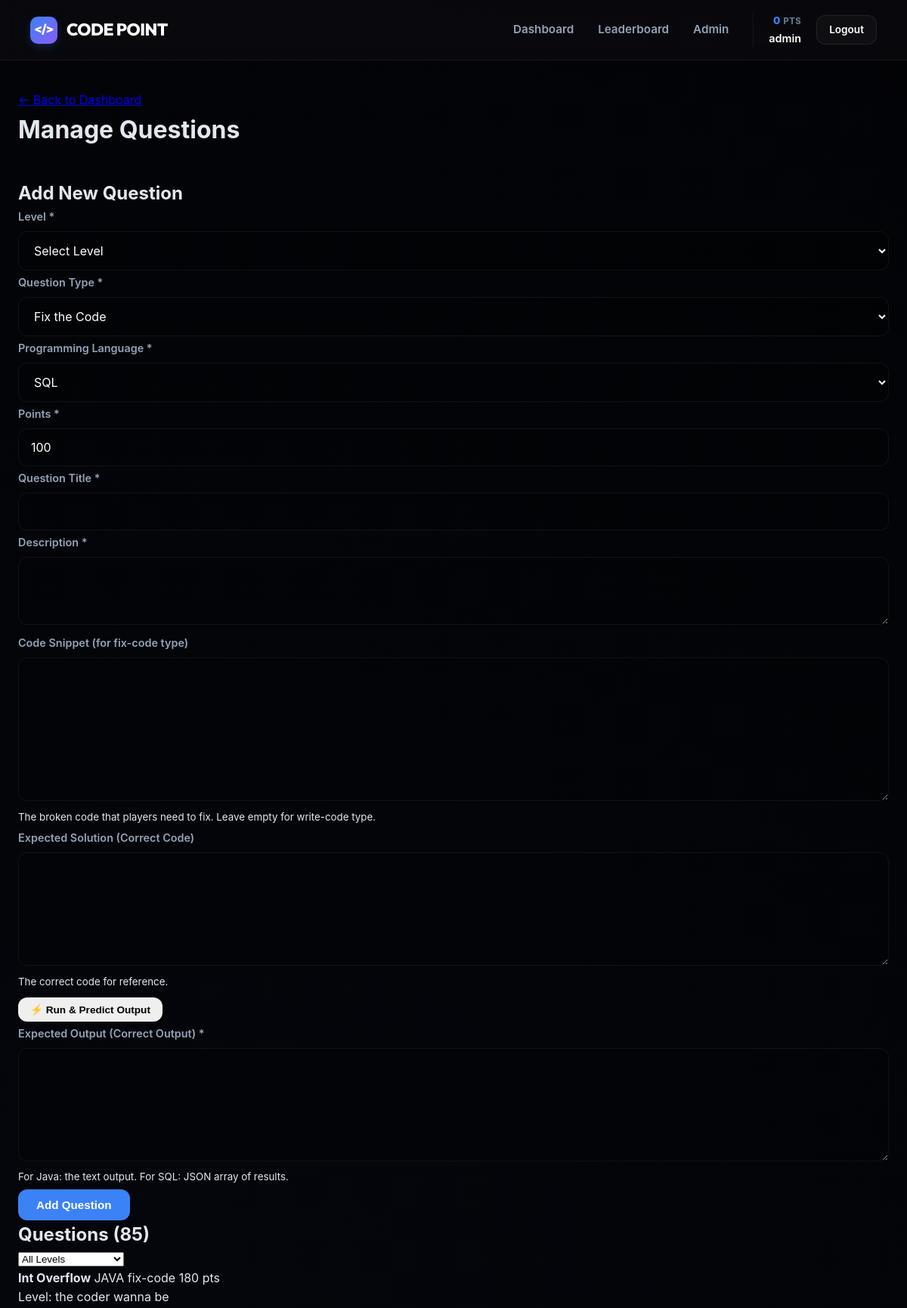
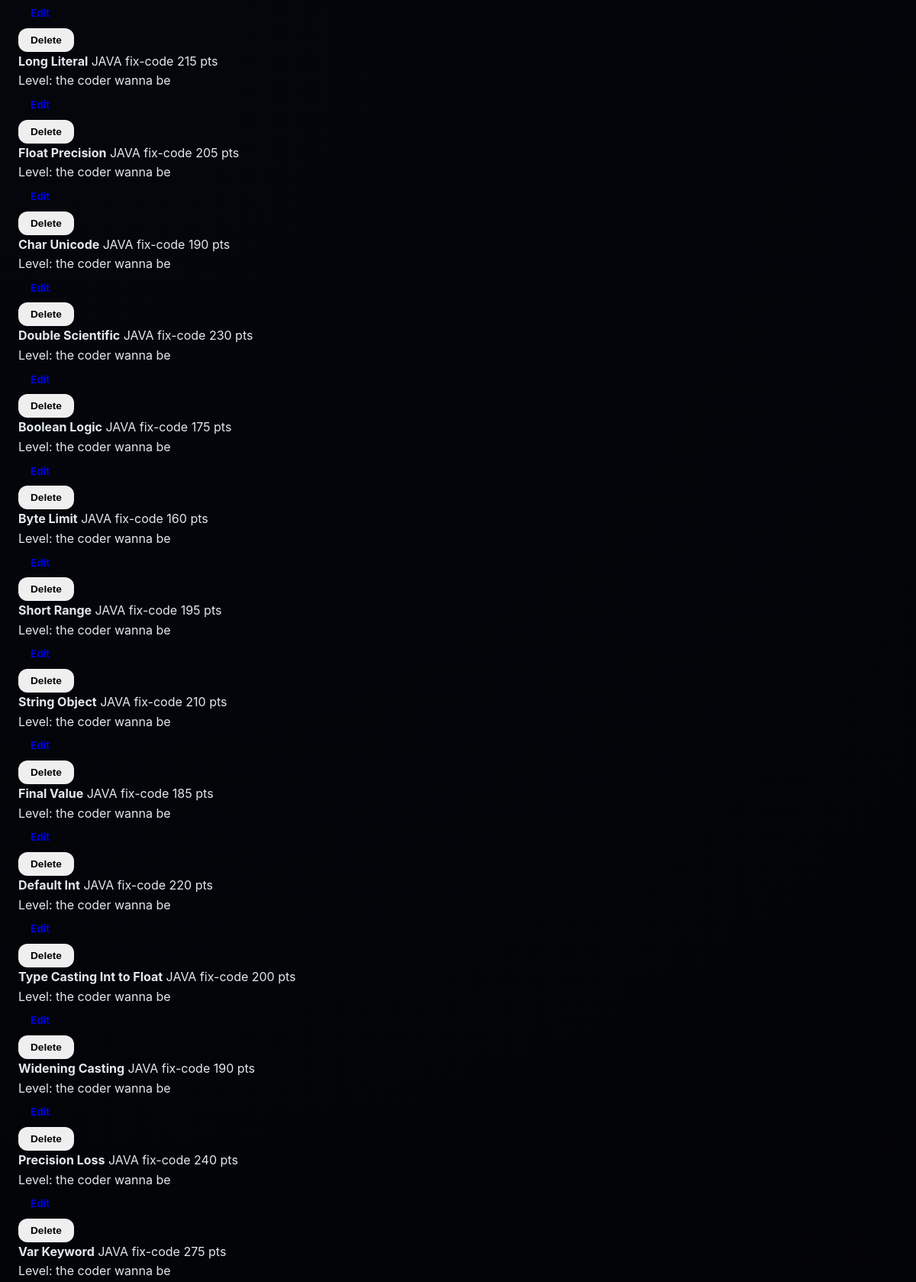
Screenshot of /admin/questions.php (signed in, upper part) with the database file from the repository (2 pictures, top to bottom).
### tables this page shows
CREATE TABLE questions (
    id INT AUTO_INCREMENT PRIMARY KEY,
    level_id INT NOT NULL,
    title VARCHAR(255) NOT NULL,
    description TEXT NOT NULL,
    code_snippet TEXT,
    expected_answer TEXT NOT NULL,
    expected_output TEXT,
    type ENUM('fix-code', 'write-code', 'sql-query') DEFAULT 'fix-code',
    points INT DEFAULT 100,
    language VARCHAR(50) DEFAULT 'java',
    created_at TIMESTAMP DEFAULT CURRENT_TIMESTAMP,
    FOREIGN KEY (level_id) REFERENCES levels(id) ON DELETE CASCADE
);

CREATE TABLE levels (
    id INT AUTO_INCREMENT PRIMARY KEY,
    name VARCHAR(100) NOT NULL,
    required_points INT DEFAULT 0,
    display_order INT DEFAULT 1,
    created_at TIMESTAMP DEFAULT CURRENT_TIMESTAMP
);

### includes/db.php (called while the page is built, shortened)
<?php
require_once 'config.php';
class Database {
    private $conn;
    private function __construct() {
        try {
            $dsn = "mysql:host=" . DB_HOST . ";dbname=" . DB_NAME . ";port=" . DB_PORT . ";charset=utf8mb4";
            $this->conn = new PDO(
                $dsn,
                DB_USER,
                DB_PASS,
                [
                    PDO::ATTR_ERRMODE => PDO::ERRMODE_EXCEPTION,
                    PDO::ATTR_DEFAULT_FETCH_MODE => PDO::FETCH_ASSOC,
                    PDO::ATTR_EMULATE_PREPARES => false
                ]
            );
        } catch (PDOException $e) {
            die("Database connection failed: " . $e->getMessage());
        }
    }
    public function query($sql, $params = []) {
        $stmt = $this->conn->prepare($sql);
        $stmt->execute($params);
        return $stmt;
    }
    public function fetchAll($sql, $params = []) {
        return $this->query($sql, $params)->fetchAll();
    }
}
?>

### includes/config.php (called while the page is built, shortened)
<?php
function sanitize($data) {
    return htmlspecialchars(trim($data), ENT_QUOTES, 'UTF-8', false);
}
?>

### admin/questions.php (the view, shortened to what this page needs)
<?php
require_once '../includes/db.php';
require_once '../includes/compiler.php';
$defaultLanguages = ['sql', 'java'];
$selectedLevel = isset($_GET['level']) ? (int)$_GET['level'] : 0;
if ($selectedLevel > 0) {
    $questions = $db->fetchAll(
        "SELECT q.*, l.name as level_name FROM questions q JOIN levels l ON q.level_id = l.id WHERE q.level_id = ? ORDER BY q.id",
        [$selectedLevel]
    );
} else {
    $questions = $db->fetchAll(
        "SELECT q.*, l.name as level_name FROM questions q JOIN levels l ON q.level_id = l.id ORDER BY l.display_order, q.id"
    );
}
$editQuestion = null;
include '../includes/header.php';
?>
<div class="admin-page">
    <div class="admin-header">
        <a href="index.php" class="back-link">← Back to Dashboard</a>
        <h1>Manage Questions</h1>
    </div>
    <div class="admin-grid-full">
        <div class="admin-section">
            <div class="section-header">
                <h2><?php echo $editQuestion ? 'Edit Question' : 'Add New Question'; ?></h2>
            </div>
            <form method="POST" class="admin-form">
                <div class="form-row">
                    <div class="form-group">
                        <label>Level *</label>
                        <select name="level_id" required>
                            <option value="">Select Level</option>
                        </select>
                    </div>
                    <div class="form-group">
                        <label>Question Type *</label>
                        <select name="type" required>
                            <option value="fix-code" <?php echo ($editQuestion && $editQuestion['type'] == 'fix-code') ? 'selected' : ''; ?>>Fix the Code</option>
                        </select>
                    </div>
                </div>
                <div class="form-row">
                    <div class="form-group">
                        <label>Programming Language *</label>
                        <select name="language" required>
                            <?php foreach ($defaultLanguages as $lang): ?>
                                <option value="<?php echo $lang; ?>" <?php echo ($editQuestion && $editQuestion['language'] == $lang) ? 'selected' : ''; ?>>
                                    <?php echo strtoupper($lang); ?>
                                </option>
                            <?php endforeach; ?>
                        </select>
                    </div>
                    <div class="form-group">
                        <label>Points *</label>
                        <input type="number" name="points" value="<?php echo $editQuestion ? $editQuestion['points'] : 100; ?>" min="1" required>
                    </div>
                </div>
                <div class="form-group">
                    <label>Question Title *</label>
                    <input type="text" name="title" value="<?php echo $editQuestion ? sanitize($editQuestion['title']) : ''; ?>" required>
                </div>
                <div class="form-group">
                    <label>Description *</label>
                    <textarea name="description" rows="3" required><?php echo $editQuestion ? sanitize($editQuestion['description']) : ''; ?></textarea>
                </div>
                <div class="form-group">
                    <label>Code Snippet (for fix-code type)</label>
                    <textarea name="code_snippet" rows="8" class="code-textarea-sm"><?php echo $editQuestion ? htmlspecialchars($editQuestion['code_snippet']) : ''; ?></textarea>
                    <small class="text-muted">The broken code that players need to fix. Leave empty for write-code type.</small>
                </div>
                <div class="form-row">
                    <div class="form-group">
                        <label>Expected Solution (Correct Code)</label>
                        <textarea name="expected_answer" id="expected_answer" rows="6" class="code-textarea-sm" required><?php echo $editQuestion ? htmlspecialchars($editQuestion['expected_answer']) : ''; ?></textarea>
                        <small class="text-muted">The correct code for reference.</small>
                        <div style="margin-top: 8px;">
                            <button type="button" id="predict-output" class="btn btn-sm btn-outline">
                                ⚡ Run & Predict Output
                            </button>
                        </div>
                    </div>
                    <div class="form-group">
                        <label>Expected Output (Correct Output) *</label>
                        <textarea name="expected_output" id="expected_output" rows="6" class="code-textarea-sm" required><?php echo $editQuestion ? htmlspecialchars($editQuestion['expected_output']) : ''; ?></textarea>
                        <small class="text-muted">For Java: the text output. For SQL: JSON array of results.</small>
                    </div>
                </div>
                <div class="form-actions">
                    <button type="submit" class="btn btn-primary"><?php echo $editQuestion ? 'Update Question' : 'Add Question'; ?></button>
                </div>
            </form>
        </div>
        <div class="admin-section">
            <div class="section-header">
                <h2>Questions (<?php echo count($questions); ?>)</h2>
                <div class="filter-group">
                    <select onchange="window.location.href='?level='+this.value">
                        <option value="0">All Levels</option>
                    </select>
                </div>
            </div>
            <?php if (empty($questions)): ?>
                <p class="text-muted">No questions found.</p>
            <?php else: ?>
                <div class="questions-list">
                    <?php foreach ($questions as $question): ?>
                        <div class="question-item">
                            <div class="question-info">
                                <strong><?php echo sanitize($question['title']); ?></strong>
                                <span class="tag"><?php echo strtoupper($question['language']); ?></span>
                                <span class="tag"><?php echo $question['type']; ?></span>
                                <span class="tag points"><?php echo $question['points']; ?> pts</span>
                                <div class="question-meta">
                                    Level: <?php echo sanitize($question['level_name']); ?>
                                </div>
                            </div>
                            <div class="question-actions">
                                <a href="?edit=<?php echo $question['id']; ?><?php echo $selectedLevel ? '&level='.$selectedLevel : ''; ?>" class="btn btn-sm btn-outline">Edit</a>
                                <form method="POST" class="inline-form" onsubmit="return confirm('Delete this question?')">
                                    <button type="submit" class="btn btn-sm btn-danger">Delete</button>
                                </form>
                            </div>
                        </div>
                    <?php endforeach; ?>
                </div>
            <?php endif; ?>
        </div>
    </div>
</div>
<?php include '../includes/footer.php'; ?>

### assets/css/style.css (style rules this page uses)
:root { --bg-primary: #030305; --bg-secondary: #0a0a0f; --bg-card: #12121e; --bg-header: rgba(10, 10, 15, 0.85); --text-primary: #e2e8f0; --text-secondary: #94a3b8; --text-muted: #64748b; --text-active: #ffffff; --primary: #3b82f6; --primary-glow: rgba(59, 130, 246, 0.2); --secondary: #8b5cf6; --accent: #06b6d4; --success: #10b981; --success-glow: rgba(16, 185, 129, 0.2); --error: #ef4444; --warning: #f59e0b; --border-color: rgba(255, 255, 255, 0.06); --glass-bg: rgba(255, 255, 255, 0.03); --glass-border: rgba(255, 255, 255, 0.08); --shadow-sm: 0 4px 6px -1px rgba(0, 0, 0, 0.1); --shadow-lg: 0 20px 25px -5px rgba(0, 0, 0, 0.2); --transition: all 0.3s cubic-bezier(0.4, 0, 0.2, 1); }
* { margin: 0; padding: 0; box-sizing: border-box; }
body { font-family: 'Geist', 'Inter', -apple-system, sans-serif; background: var(--bg-primary); color: var(--text-primary); min-height: 100vh; line-height: 1.6; overflow-x: hidden; -webkit-font-smoothing: antialiased; }
body::before { content: ''; position: fixed; top: 0; left: 0; width: 100%; height: 100%; background: radial-gradient(circle at 10% 20%, rgba(59, 130, 246, 0.03) 0%, transparent 40%), radial-gradient(circle at 90% 80%, rgba(139, 92, 246, 0.03) 0%, transparent 40%); z-index: -1; pointer-events: none; }
.btn { display: inline-flex; align-items: center; justify-content: center; gap: 10px; padding: 12px 24px; border-radius: 12px; font-weight: 600; font-size: 0.95rem; cursor: pointer; border: none; transition: var(--transition); text-decoration: none; }
.btn-primary { background: var(--primary); color: white; }
.btn-sm { padding: 8px 16px; font-size: 0.85rem; }
.form-group { margin-bottom: 4px; }
.form-group label { display: block; font-size: 0.9rem; font-weight: 600; margin-bottom: 8px; color: var(--text-secondary); }
.form-group input, .form-group select, .form-group textarea { width: 100%; padding: 14px 16px; background: rgba(0, 0, 0, 0.2); border: 1px solid var(--border-color); border-radius: 12px; color: #fff; font-size: 1rem; transition: var(--transition); font-family: inherit; }
.admin-page { max-width: 1200px; margin: 40px auto; padding: 0 24px; }
.admin-header { margin-bottom: 40px; }

### rows the page displays
questions: title "Int Overflow", language "JAVA", type "fix-code", points "180", level.name "the coder wanna be"
questions: title "Long Literal", language "JAVA", type "fix-code", points "215", level.name "the coder wanna be"
questions: title "Float Precision", language "JAVA", type "fix-code", points "205", level.name "the coder wanna be"
questions: title "Char Unicode", language "JAVA", type "fix-code", points "190", level.name "the coder wanna be"
questions: title "Double Scientific", language "JAVA", type "fix-code", points "230", level.name "the coder wanna be"
questions: title "Boolean Logic", language "JAVA", type "fix-code", points "175", level.name "the coder wanna be"
questions: title "Byte Limit", language "JAVA", type "fix-code", points "160", level.name "the coder wanna be"
questions: title "Short Range", language "JAVA", type "fix-code", points "195", level.name "the coder wanna be"
questions: title "String Object", language "JAVA", type "fix-code", points "210", level.name "the coder wanna be"
questions: title "Final Value", language "JAVA", type "fix-code", points "185", level.name "the coder wanna be"
questions: title "Default Int", language "JAVA", type "fix-code", points "220", level.name "the coder wanna be"
questions: title "Type Casting Int to Float", language "JAVA", type "fix-code", points "200", level.name "the coder wanna be"
questions: title "Widening Casting", language "JAVA", type "fix-code", points "190", level.name "the coder wanna be"
questions: title "Precision Loss", language "JAVA", type "fix-code", points "240", level.name "the coder wanna be"
questions: title "Var Keyword", language "JAVA", type "fix-code", points "275", level.name "the coder wanna be"

### other values shown
$_SESSION['total_points'] "0"
$_SESSION['username'] "admin"
count($questions) "85"
form field language "SQL"
